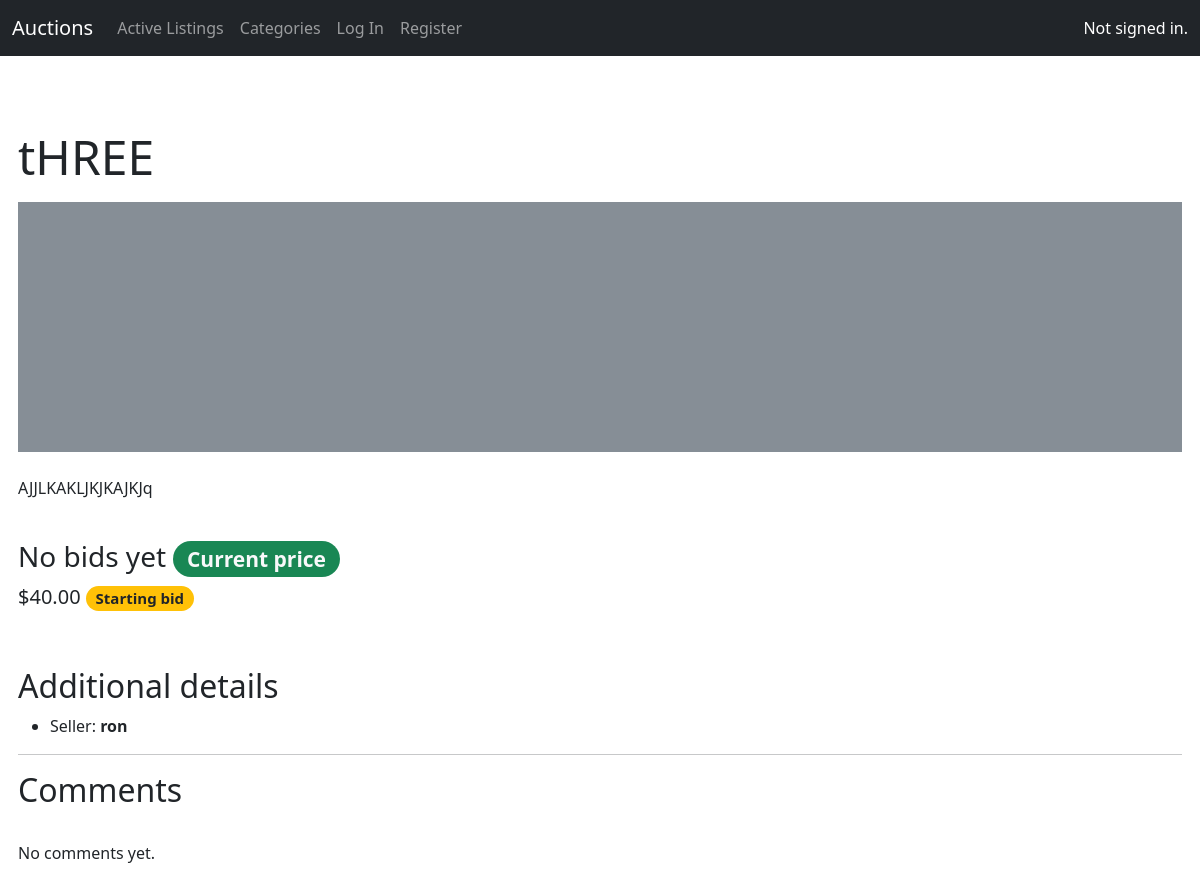
The page /listing/11 on the database as committed earlier.
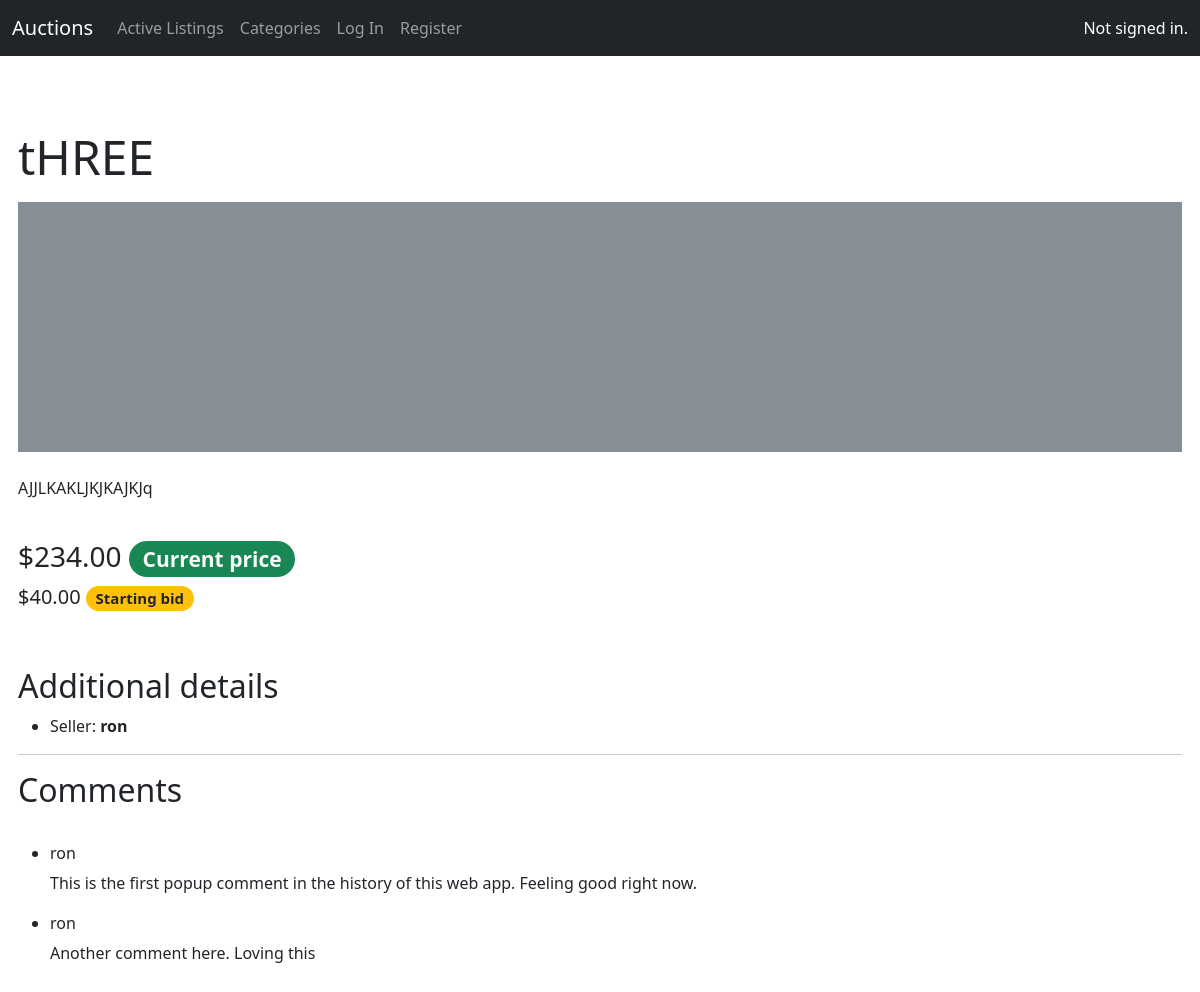
The same page on the database as committed later.
### auctions/models.py (models this page shows, shortened)
class AuctionListing(models.Model):
    title = models.CharField(max_length=64)
    description = models.TextField()
    starting_bid = models.IntegerField()
    current_price = models.ForeignKey('Bid', on_delete=models.CASCADE, related_name="listings")
    image = models.URLField(blank=True)
    category = models.CharField(max_length=64, blank=True)
    seller = models.ForeignKey(User, on_delete=models.CASCADE, related_name="listings")
    comments = models.ManyToManyField('Comment', blank=True, related_name="listings")
    active = models.BooleanField(default=True)
    watchlist = models.ManyToManyField(User, blank=True, related_name="watchlist")

class User(AbstractUser):
    pass

class Bid(models.Model):
    bid = models.IntegerField()
    bidder = models.ForeignKey(User, on_delete=models.CASCADE, related_name="bids", null=True)

class Comment(models.Model):
    author = models.ForeignKey(User, on_delete=models.CASCADE, related_name="comments")
    message = models.TextField()

### auctions/views.py (the view)
# urls.py: path("listing/<int:listing_id>", views.listing, name="listing"),
def listing(request, listing_id, good_bid=1):
    current_listing = AuctionListing.objects.get(pk=listing_id)
    watching = request.user in current_listing.watchlist.all()
    return render(request, "auctions/listing.html", {
        "listing": current_listing,
        "watching": watching,
        "bidding_form": BiddingForm(),
        "comment_form": CommentForm(),
        "comments": current_listing.comments.all(),
        "good_bid": good_bid
    })

### auctions/templates/auctions/listing.html (shortened to what this page needs)
{% extends "auctions/layout.html" %}
{% block body %}
    <p class="display-5">{{ listing.title }}</p>
    <div class="bd-example">
        <svg class="bd-placeholder-img bd-placeholder-img-lg img-fluid" width="100%" height="250" xmlns="http://www.w3.org/2000/svg" role="img" aria-label="Placeholder: Responsive image" preserveAspectRatio="xMidYMid slice" focusable="false"><title>Placeholder</title><rect width="100%" height="100%" fill="#868e96"/><text x="50%" y="50%" fill="#dee2e6" dy=".3em">{{ listing.image }}</text></svg>
    </div>
    <br>
    <p>
        {{ listing.description }}
    </p>
    <br>
    <p class="h3">
        {% if listing.current_price.bid == 0%}
            No bids yet
        {% else %}
            ${{ listing.current_price.bid }}.00
        {% endif %}
        <span class="badge rounded-pill bg-success text-light">Current price</span>
    </p>
    <p class="h5">
        ${{ listing.starting_bid }}.00
        <span class="badge rounded-pill bg-warning text-dark">Starting bid</span>
    </p>
    <br>
    <br>
    <p class="h2">Additional details</p>
    <ul>
        <li>Seller: <strong>{{ listing.seller }}</strong></li>
    </ul>
    <hr>
    <div>
        <p class="h2">Comments</p>
        <br>
        {% for comment in comments %}
            <ul>
                <li>
                    <h6>{{ comment.author }}</h6>
                    {{ comment.message }}
                </li>
            </ul>
        {% empty %}
            <p>No comments yet.</p>
        {% endfor %}
    </div>
{% endblock %}

### auctions/templates/auctions/layout.html (shortened to what this page needs)
{% load static %}
<!DOCTYPE html>
<html lang="en">
    <head>
        <link href="https://cdn.jsdelivr.net/npm/bootstrap@5.0.2/dist/css/bootstrap.min.css" rel="stylesheet">
        <link href="{% static 'auctions/styles.css' %}" rel="stylesheet">
        <link rel="stylesheet" href="https://cdnjs.cloudflare.com/ajax/libs/font-awesome/4.7.0/css/font-awesome.min.css">
    </head>
    <body>
        <nav class="navbar navbar-expand-md navbar-dark fixed-top bg-dark">
            <div class="container-fluid">
                <a class="navbar-brand" href="{% url 'index' %}">Auctions</a>
                <div class="collapse navbar-collapse">
                    <ul class="navbar-nav me-auto mb-2 mb-md-0">
                        <li class="nav-item">
                            <a class="nav-link" aria-current="page" href="{% url 'index' %}">Active Listings</a>
                        </li>
                        <li class="nav-item">
                            <a class="nav-link" href="{% url 'categories' %}">Categories</a>
                        </li>
                        {% if user.is_authenticated %}
                            <li class="nav-item">
                                <a class="nav-link" href="{% url 'create_listing' %}">Create Listing</a>
                            </li>
                            <li class="nav-item">
                                <a class="nav-link" href="{% url 'watchlist' %}">Watchlist</a>
                            </li>
                            <li class="nav-item">
                                <a class="nav-link" href="{% url 'logout' %}">Log Out</a>
                            </li>
                        {% else %}
                            <li class="nav-item">
                                <a class="nav-link" href="{% url 'login' %}">Log In</a>
                            </li>
                            <li class="nav-item">
                                <a class="nav-link" href="{% url 'register' %}">Register</a>
                            </li>
                        {% endif %}
                    </ul>
                </div>
                <div class="collapse navbar-collapse">
                    <ul class="navbar-nav ms-auto">
                        <li class="nav-text" style="color: white;">
                            {% if user.is_authenticated %}
                                Signed in as <strong>{{ user.username }}</strong>.
                            {% else %}
                                Not signed in.
                            {% endif %}
                        </li>
                    </ul>
                </div>
            </div>
        </nav>
        <main class="m-2">
            <br>
            <br>
            {% block body %}
            {% endblock %}
        </main>
    </body>
</html>

### auctions/static/auctions/styles.css (style rules this page uses)
body { padding: 10px; min-height: 75rem; padding-top: 4.5rem; }

### auctions/templates/auctions/layout.html (style rules this page uses)
.bd-placeholder-img { font-size: 1.125rem; text-anchor: middle; -webkit-user-select: none; -moz-user-select: none; user-select: none; }
@media (min-width: 768px) { .bd-placeholder-img-lg { font-size: 3.5rem; } }

Rows that differ between the two databases and show on the page:
changed AuctionListing "tHREE": current_price.bid (not shown) → "234"
added Comment: author "ron", message "This is the first popup comment in the history of this web app. Feeling good right now."
added Comment: author "ron", message "Another comment here. Loving this"
Other text that changed with them:
text no longer shown: "No bids yet No comments yet."
text now shown: "$ .00"
